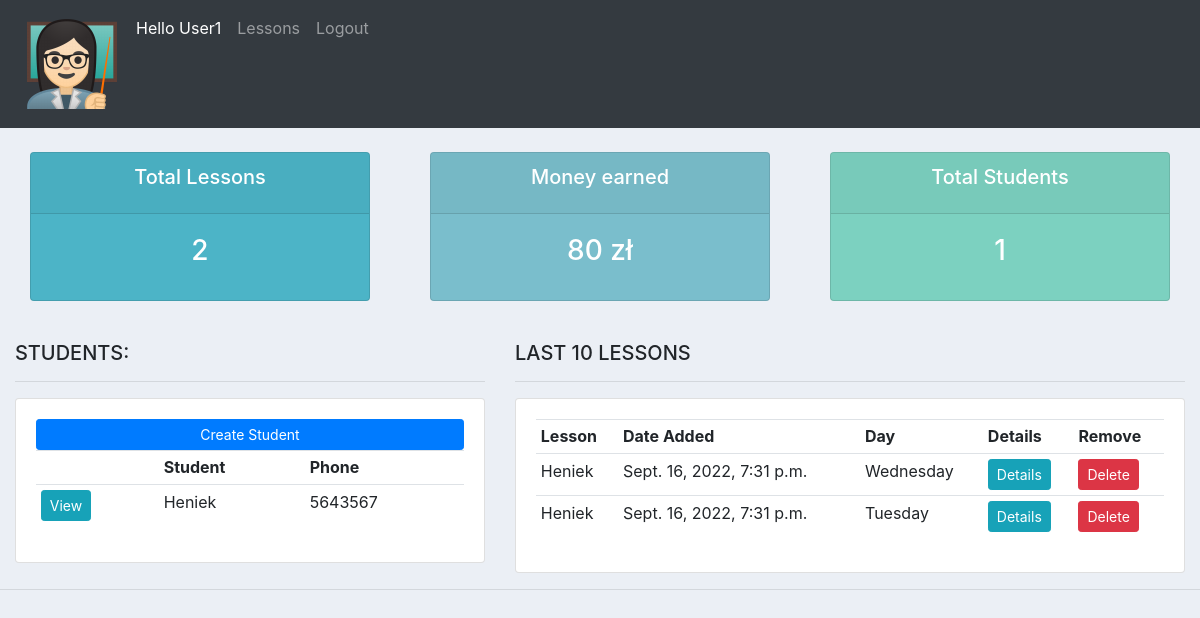
The app's page /home/ (signed in), older data.
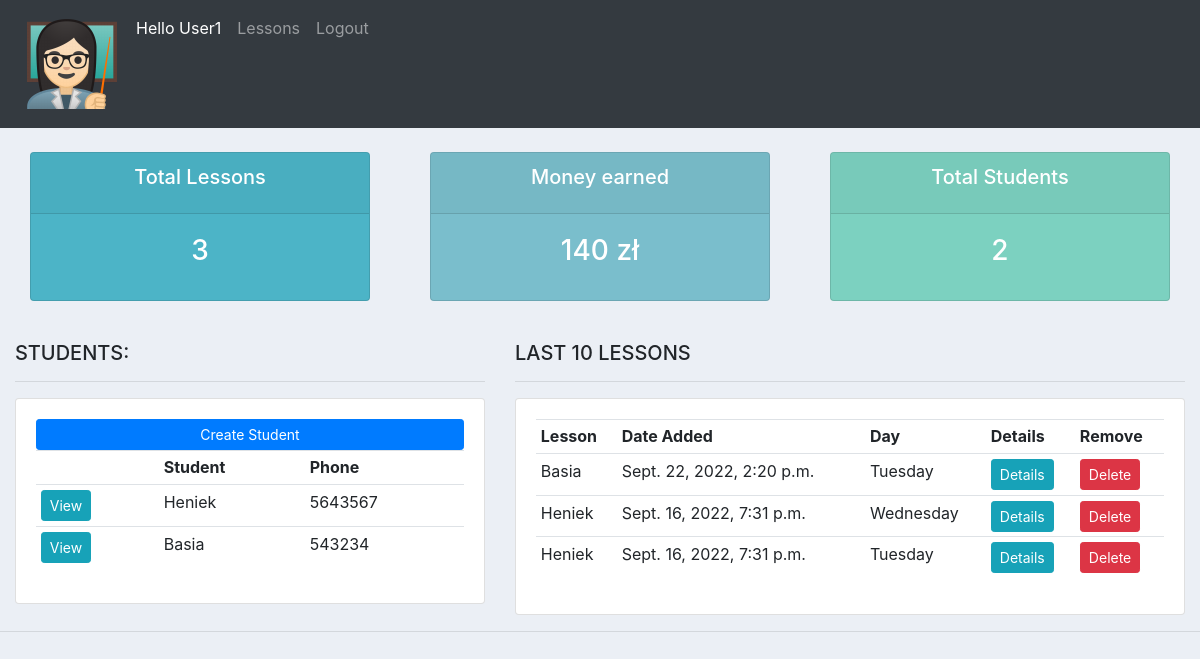
The same page, newer data.
### teachers_notebook/models.py (models this page shows)
class Student(models.Model):
    owner = models.ForeignKey(User, related_name='students', on_delete=models.CASCADE, null=True)
    name = models.CharField(max_length=150)
    phone = models.CharField(max_length=150)
    email = models.EmailField()
    age = models.IntegerField()
    level = models.IntegerField(choices=LEVELS)
    student_info = models.CharField(max_length=250)
    zoom_url = models.URLField(null=True, blank=True)
    def __str__(self):
        return self.name

class Lesson(models.Model):
    owner = models.ForeignKey(User, related_name='lessons', on_delete=models.CASCADE, null=True)
    subject = models.CharField(max_length=250)
    student = models.ForeignKey(Student, on_delete=models.CASCADE)
    month = models.CharField(max_length=5, choices=MONTH)
    lesson_date = models.DateTimeField(auto_now_add=True)
    lesson_modified = models.DateTimeField(auto_now=True)
    notes = models.CharField(max_length=250)
    google_docs_link = models.URLField(blank=True, null=True)
    duration = models.IntegerField(choices=DURATION)
    time_of_lesson = models.CharField(max_length=150)
    day_of_lesson = models.IntegerField(choices=WEEK_DAYS)
    price = models.IntegerField()
    class Meta:
        ordering = ["-lesson_date"]

### teachers_notebook/views.py (the view)
# urls.py: path('home/', views.HomeView.as_view(), name="home"),
class HomeView(LoginRequiredMixin, View):
    def get(self, request, *args, **kwargs):
        lessons = Lesson.objects.filter(owner_id=request.user).all()
        last_ten = Lesson.objects.filter(owner_id=request.user).order_by('-id')[:10]
        students = Student.objects.filter(owner_id=request.user).all()
        total_students = students.filter(owner_id=request.user).count()
        total_lessons = lessons.filter(owner_id=request.user).count()
        total_money = Lesson.objects.filter(price__isnull=False, owner_id=request.user).aggregate(Sum('price'))
        context = {'students': students,
                   'lessons': last_ten,
                   'total_lessons': total_lessons,
                   'total_students': total_students,
                   'money_display': total_money}
        return render(request, 'teachers_notebook/dashboard.html', context)

### teachers_notebook/templates/teachers_notebook/dashboard.html
{%  extends 'teachers_notebook/main.html' %}
{% block content %}
{%  include 'teachers_notebook/status.html' %}
    <br>
<div class="row">
	<div class="col-md-5">
		<h5>STUDENTS:</h5>
		<hr>
		<div class="card card-body">
			<a class="btn btn-primary  btn-sm btn-block" href="{% url 'add_student' %}">Create Student</a>
           {%  include 'teachers_notebook/student_list.html' %}
			<table class="table table-sm">
				<tr>
					<th></th>
					<th>Student</th>
					<th>Phone</th>
				</tr>
				{% for student in students %}
					<tr>
                        <td><a class="btn btn-sm btn-info" href="{% url 'student' student.id %}">View</a></td>
						<td>{{student.name }}</td>
						<td>{{student.phone}}</td>
					</tr>
				{% endfor %}
			</table>
		</div>
	</div>
	<div class="col-md-7">
		<h5>LAST 10 LESSONS</h5>
		<hr>
		<div class="card card-body">
			<table class="table table-sm">
				<tr>
					<th>Lesson</th>
					<th>Date Added</th>
					<th>Day</th>
					<th>Details</th>
					<th>Remove</th>
				</tr>
				{% for lesson in lessons %}
					<tr>
                        <td>{{ lesson.student }} </td>
						<td>{{ lesson.lesson_date }}</td>
						<td>{{ lesson.get_day_of_lesson_display }}</td>
                        <td><a class="btn btn-sm btn-info" href="{% url 'update_lesson' lesson.id %}">Details</a></td>
                        <td><a class="btn btn-sm btn-danger" href="{% url 'delete_lesson' lesson.id %}">Delete</a></td>
					</tr>
				{% endfor %}
			</table>
		</div>
	</div>
</div>
{% endblock %}

Row changes from the older to the newer data that the page shows:
added Student: name "Basia", phone "543234"
added Lesson: student "Basia", lesson_date "Sept. 22, 2022, 2:20 p.m.", day_of_lesson "Tuesday"
Text that changed along with them:
{{ total_lessons }}: "2" → "3"
{{ money_display.price__sum }}: "80" → "140"
{{ total_students }}: "1" → "2"
